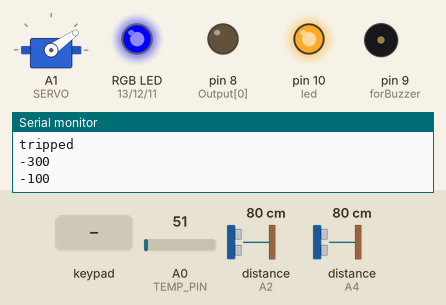
Bench run of a sketch on a simulated Arduino Uno, built with avr-gcc and run on an emulated ATmega328P. Parts: servo, an RGB LED mixed from three pins (HIGH = lit), output pins drawn as LEDs (lit = HIGH), buzzer (waves = sounding), the last lines printed to the serial monitor. Wiring (inferred from the names in the program): 2 × ultrasonic range finder: trigger A3, echo A2 / trigger A5, echo A4; 3×3 keypad with keys 1 2 3 4 5 6 7 8 9 (labels assumed): rows pin 5, pin 6, pin 7; columns pin 2, pin 3, pin 4. The inputs (shaded band) are chosen by the test bench; at power-on: A0 (TEMP_PIN) = 51, distance to the obstacle (sensors on A2, A4) 80 cm. The echo pulse lasts 58.3 µs per cm; pins used as bus, display or sensor lines are not drawn.

Above: at 4.7 s.
4.8 s: keypad keys 1 2 3 4 1 4 pressed 0.4 s apart
At 7.0 s:
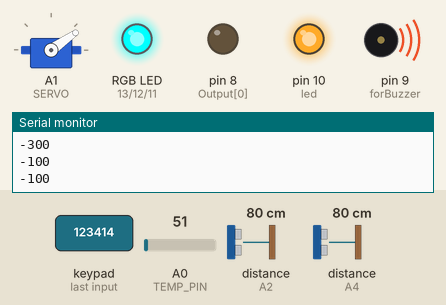
At 11.4 s:
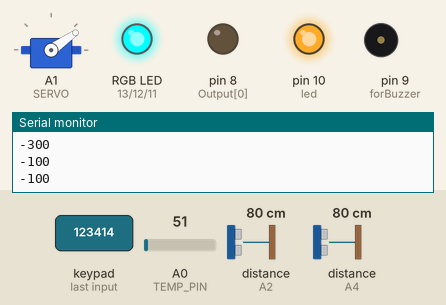
Timing chart, 0 to 40.7 s (numbered marks = the images above; inputs shaded):
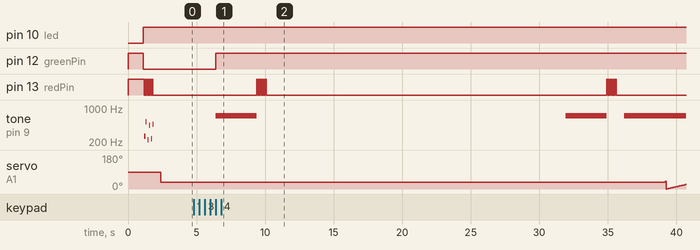

The sketch:

house.ino
```cpp
//-------------buzzer-------------------------
#define NOTE_A3  220
#define NOTE_AS3 233
#define NOTE_C4  262
#define NOTE_A4  440
#define NOTE_AS4 466
#define NOTE_C5  523
#define forBuzzer 9
int underworld_melody[] = {
  NOTE_C4, NOTE_C5, NOTE_A3, NOTE_A4,
  NOTE_AS3, NOTE_AS4, 0,
  0
};
//Underwolrd tempo
int underworld_tempo[] = {
  18, 18, 18, 18, 18, 18, 18, 3
};
int song = 0;
//-------------------keypad---------------------
int g = 0;
byte h = 0;
byte v = 0;  //variables used in for loops
const unsigned long period = 50; //little period used to prevent error
unsigned long kdelay = 0;      // variable used in non-blocking delay
const byte rows = 4;           //number of rows of keypad
const byte columns = 3;          //number of columnss of keypad
const byte Output[rows] = {8, 7, 6, 5}; //array of pins used as output for rows of keypad
const byte Input[columns] = {4, 3, 2}; //array of pins used as input for columns of keypad
int password[5] = {1, 2, 3, 4, 14}; //password
int input[5] = {0, 0, 0, 0, 0}; //default input
//------------ultrasonic sensorWindow---------------
#define wTRIG_PIN A3
#define wECHO_PIN A2
int wToWall = 12; // the distance from the window sensor to the wall
//------------ultrasonic sensorDoor---------------
#define dTRIG_PIN A5
#define dECHO_PIN A4
int dToWall = 21; // the distance from the door sensor to the wall
//-------------detecting distance--------------
float duration;
float distance;
int reading = 0;
//------------mark whether the door or window is open
bool opened = false;
//------------Temperature Sensor--------------
#define TEMP_PIN A0
//---------------Servo----------------
#include <Servo.h>
Servo myservo;
#define SERVO A1
int pos = 40;
int faceDoor = 125;
int faceWindow = 35;
//-----------varibles for time-----------
unsigned long startTime = 0;
unsigned long endTime = 0;
const long safeTime =  30000;
int disableSystem = 0;
//--------------------RGBLed------------
int bluePin = 11;//RED
int redPin = 13;//BLUE
int greenPin = 12;//GREEN
//--------------------SingleColorLed---------
int led = 10;
//-------------------the code send from Raspberry Pi--------
char action;

void setup() {
  //--------buzzer----------------------
  pinMode(forBuzzer, OUTPUT);
  //--------------------keypad---------------------
  Serial.begin(9600);
  // put your setup code here, to run once:
  for (byte i = 0; i < rows; i++) //for loop used to make pin mode of outputs as output
  {
    pinMode(Output[i], OUTPUT);
  }
  for (byte s = 0; s < columns; s++) //for loop used to makk pin mode of inputs as inputpullup
  {
    pinMode(Input[s], INPUT_PULLUP);
  }

  //-----ultrasonic sensorDoor---------------
  pinMode(dTRIG_PIN, OUTPUT);
  pinMode(dECHO_PIN, INPUT);
  //-----ultrasonic sensorWindow---------------
  pinMode(wTRIG_PIN, OUTPUT);
  pinMode(wECHO_PIN, INPUT);
  //------------Temperature Sensor--------------
  pinMode(TEMP_PIN, INPUT);
  //--------------servo------------------
  myservo.attach(SERVO);
  //------------------------RGBLed-------------------
  pinMode(redPin, OUTPUT);
  pinMode(bluePin, OUTPUT);
  pinMode(greenPin, OUTPUT);
  //------------SingleColorLed---------
  pinMode(led, OUTPUT);
  //---------------Setting the RGB to off----------
  digitalWrite(greenPin, HIGH);
  digitalWrite(redPin, HIGH);
  digitalWrite(bluePin, HIGH);
}

void loop() {
  //read the command send from Raspberry Pi and change corresponding status
  if (Serial.available()) {
    action = Serial.read() ;
    switch (action) {
      case '0'://activate the system
        disableSystem = 0;
        opened = false;
        Serial.println("-100");
        break;

      case '1'://disable the system
        disableSystem = 1;
        opened = false;
        Serial.println("-200");
        break;

      case '2'://turn on the light
        digitalWrite(led, HIGH);
        Serial.println("-300");
        break;

      case '3'://turn off the light
        digitalWrite(led, LOW);
        Serial.println("-400");
        break;

      default:
        break;
    }
  }

  reading = 0;
  // to reduce noise, we take several sample readings and take their average
  for (int i = 0; i < 8; i++) {
    reading = reading + analogRead(TEMP_PIN);
    delay(30);
  }
  // get average of temperature samples
  reading = reading >> 3;

  // Calculate temperature from LM35
  float TemperatureC = reading * (3.3 / 1024.0) * 100;
  //calculate the effective speed of sound
  float speed = (331.5 + (0.6 * TemperatureC)) * 29 / 343;
  Serial.println(TemperatureC);

  // if the system is on, the door and windwo was not opened before, and the door is open, and window is closed now
  if (detectOpen(dTRIG_PIN, dECHO_PIN, dToWall) && !disableSystem && !detectOpen(wTRIG_PIN, wECHO_PIN, wToWall) && !opened) {
    opened = true;
    Serial.println("tripped");
    //check the password and turn the webcam to the door
    securityCheck(faceDoor);
  }
  //if the system is on, the window and door was not opened before, and window is open now
  else if (!disableSystem && detectOpen(wTRIG_PIN, wECHO_PIN, wToWall) && !opened) {
    opened = true;
    Serial.println("tripped");
    //check the password and turn the webcam to the window
    securityCheck(faceWindow);
  }
  //if the system is disabled then set the RGB to off, alarm to off, and put the webcam back to the original position
  else if (disableSystem) {
    myservo.write(pos);
    Serial.println("-200");
    digitalWrite(greenPin, HIGH);
    digitalWrite(redPin, HIGH);
    digitalWrite(bluePin, HIGH);
    alarm(0);
  }
  //if window or door is open, and the alarm is on, start scan the room
  if (opened && !disableSystem)
    scan();
}

//check the input with the password
void securityCheck(int servoPos) {
  digitalWrite(led, HIGH);
  Serial.println("-300");
  digitalWrite(redPin, LOW);
  Serial.println("-100");
  digitalWrite(greenPin, LOW);
  startTime = millis();
  endTime = millis();
  sing(1);//remind the user
  sing(0);
  while (endTime - startTime <= safeTime) {//set certain time for the user to input password
    endTime = millis();
    myservo.write(servoPos);
    if (!disableSystem) {
      //if the input from the user is wrong
      if (!checkPassword()) {
        //set alarm on and turn on the red light
        digitalWrite(bluePin, HIGH);
        digitalWrite(greenPin, HIGH);
        digitalWrite(redPin, LOW);
        Serial.println("-100");
        alarm(1);
      }
      //if the input from the user is correct
      else {
        //disable the system and turn the green light on for two seconds
        disableSystem = 1;
        Serial.println("-200");
        digitalWrite(bluePin, HIGH);
        digitalWrite(redPin, HIGH);
        digitalWrite(greenPin, LOW);
        delay(2000);
        digitalWrite(greenPin, HIGH);
        //turn off the alarm
        alarm(0);
      }
      //if there is still more time, set the alarm off and remind the user to have another attampt
      if (!disableSystem) {
        alarm(0);
        sing(1);
      }
      //if the user choose to disable the system during the safetime, it will set the alarm off and not remind the user
      else {
        alarm(0);
        sing(0);
      }
    }
  }
  //after the safe time, if the correct password was not entered, set the alarm on
  if (!disableSystem ) {
    alarm(1);
    myservo.write(pos);
  }
}
//reminder
void sing(int s) {
  // iterate over the notes of the melody:
  song = s;
  if (song == 1) {
    int size = sizeof(underworld_melody) / sizeof(int);
    for (int thisNote = 0; thisNote < size; thisNote++) {
      int noteDuration = 1000 / underworld_tempo[thisNote];
      buzz(forBuzzer, underworld_melody[thisNote], noteDuration);
      int pauseBetweenNotes = noteDuration * 1.30;
      delay(pauseBetweenNotes);
      buzz(forBuzzer, 0, noteDuration);
    }
  }
}

void buzz(int targetPin, long frequency, long length) {
  digitalWrite(13, HIGH);
  long delayValue = 1000000 / frequency / 2; // calculate the delay value between transitions
  // 1 second's worth of microseconds, divided by the frequency, then split in half since
  // there are two phases to each cycle
  long numCycles = frequency * length / 1000; // calculate the number of cycles for proper timing
  // multiply frequency, which is really cycles per second, by the number of seconds to
  // get the total number of cycles to produce
  for (long i = 0; i < numCycles; i++) { // for the calculated length of time...
    digitalWrite(targetPin, HIGH); // write the buzzer pin high to push out the diaphram
    delayMicroseconds(delayValue); // wait for the calculated delay value
    digitalWrite(targetPin, LOW); // write the buzzer pin low to pull back the diaphram
    delayMicroseconds(delayValue); // wait again or the calculated delay value
  }
  digitalWrite(13, LOW);
}

//alarm which makes noise controlled by the parameter sent to it
void alarm(int a) {
  analogWrite(forBuzzer, LOW);
  if (a == 1) {
    tone(forBuzzer, 700);
    delay(3000);
  }
  else
    noTone(forBuzzer);
}

// function used to detect which button is pressed
byte keypad() {
  static bool no_press_flag = 0; //static flag used to ensure no button is pressed
  for (byte x = 0; x < columns; x++) // for loop used to read all inputs of keypad to ensure no button is pressed
  {
    if (digitalRead(Input[x]) == HIGH); //read evry input if high continue else break;
    else
      break;    if (x == (columns - 1)) //if no button is pressed

    {
      no_press_flag = 1;
      h = 0;
      v = 0;
    }
  }
  if (no_press_flag == 1) //if no button is pressed
  {
    for (byte r = 0; r < rows; r++) //for loop used to make all output as low
      digitalWrite(Output[r], LOW);
    for (h = 0; h < columns; h++) // for loop to check if one of inputs is low
    {
      if (digitalRead(Input[h]) == HIGH) //if specific input is remain high (no press on it) continue
        continue;
      else    //if one of inputs is low
      {
        for (v = 0; v < rows; v++) //for loop used to specify the number of row
        {
          digitalWrite(Output[v], HIGH);  //make specified output as HIGH
          if (digitalRead(Input[h]) == HIGH) //if the input that selected from first sor loop is change to high
          {
            no_press_flag = 0;              //reset the no press flag;
            for (byte w = 0; w < rows; w++) // make all outputs as low
              digitalWrite(Output[w], LOW);
            return v * 4 + h; //return number of button
          }
        }
      }
    }
  }
  return 50;
}

//read the input from the keypad and return it
int readKeypad() {
  delay(200);
  if (millis() - kdelay > period) //used to make non-blocking delay
  {
    byte key = keypad();  // key is set to be which button was pressed
    kdelay = millis();   //capture time from millis function

    // waiting until one of the buttons are pressed
    while (key == 50 && endTime - startTime <= safeTime) {
      key = keypad();
      endTime = millis();
    }

    switch (key)  //switch used to specify which button
    {
      // in case user pressed 1
      case 0:
        {
          g = 1;
          //          Serial.println(g);
        }
        break;
      // in case user pressed 2
      case 1:
        {
          g = 2;
          //          Serial.println(g);
        }
        break;

      // in case user pressed 3
      case 2:
        {
          g = 3;
          //          Serial.println(g);
        }
        break;

      // in case user pressed 4
      case 4:
        {
          g = 4;
          //          Serial.println(g);
        }
        break;
      // in case user pressed 5
      case 5:
        {
          g = 5;
          //          Serial.println(g);
        };
        break;

      // in case user pressed 6
      case 6:
        {
          g = 6;
          //          Serial.println(g);
        }
        break;

      // in case user pressed 7
      case 8:
        {
          g = 7;
          //          Serial.println(g);
        }
        break;

      // in case user pressed 8
      case 9:
        {
          g = 8;
          //          Serial.println(g);
        };
        break;
      // in case user pressed 9
      case 10:
        {
          g = 9;
          //          Serial.println(g);
        };
        break;
      case 12:
        {
          g = 12;
          //          Serial.println("Star");
        }
        break;
      // in case user pressed 0
      case 13:
        {
          g = 0;
          //          Serial.println(g);
        }
        break;
      // in case user pressed #
      case 14:
        {
          g = 14;
          //          Serial.println("numberSign");
        }
        break;

      default:
        ;
    }
  }
  return g;
}

//get the input from the user
void getInput() {
  int i = 0;
  while ( i < 5) {
    input[i] = readKeypad();
    i ++;
  }
}

//check if the input matches the password and return true or false
boolean checkPassword() {
  int count = 0;
  getInput();
  for (int i = 0; i < 5; i ++) {
    count ++;
    if (input[i] != password[i])
      return false;
    else if ( count == 5)
      return true;
  }
}

//----------------------detect if door or window is open---------------------
bool detectOpen(int trig, int echo, int toWall) {
  reading = 0;
  // to reduce noise, we take several sample readings and take their average
  for (int i = 0; i < 8; i++) {
    reading = reading + analogRead(TEMP_PIN);
    delay(30);
  }
  //initialize the trigger pin by doing a digitalWrite() to LOW for 50ms
  digitalWrite(trig, LOW);
  delay(50);
  //start the trigger sequence by performing a digitalWrite() of HIGH for 10ms
  digitalWrite(trig, HIGH);
  delayMicroseconds(10);
  //set to LOW on the same pin
  digitalWrite(trig, LOW);

  // get average of temperature samples
  reading = reading >> 3;

  // Calculate temperature from LM35
  float TemperatureC = reading * (3.3 / 1024.0) * 100;
  //calculate the effective speed of sound
  float speed = (331.5 + (0.6 * TemperatureC)) * 29 / 343;
  //Serial.println(TemperatureC);
  //obtain the echo pulse duration (in microseconds)
  duration = pulseIn(echo, HIGH);
  //get a more accurate distance value using speed of sound
  distance = duration / (2 * speed);
  if (abs(distance - toWall) > 2 && distance > 0.00) {
    return true;
  }
  else {
    return false;
  }
}

//----------------Scan function for the servo and webcam------------
void scan() {
  for (pos = 0; pos <= 140; pos += 1) {
    delay(60);
    myservo.write(pos);
  }
  for (pos = 140; pos >= 0; pos -= 1) {
    delay(60);
    myservo.write(pos);
  }
}
```

Measured:
- after the input at 4.8 s, pin 12 (greenPin): LOW → HIGH after 1.6 s instead of 27.1 s
